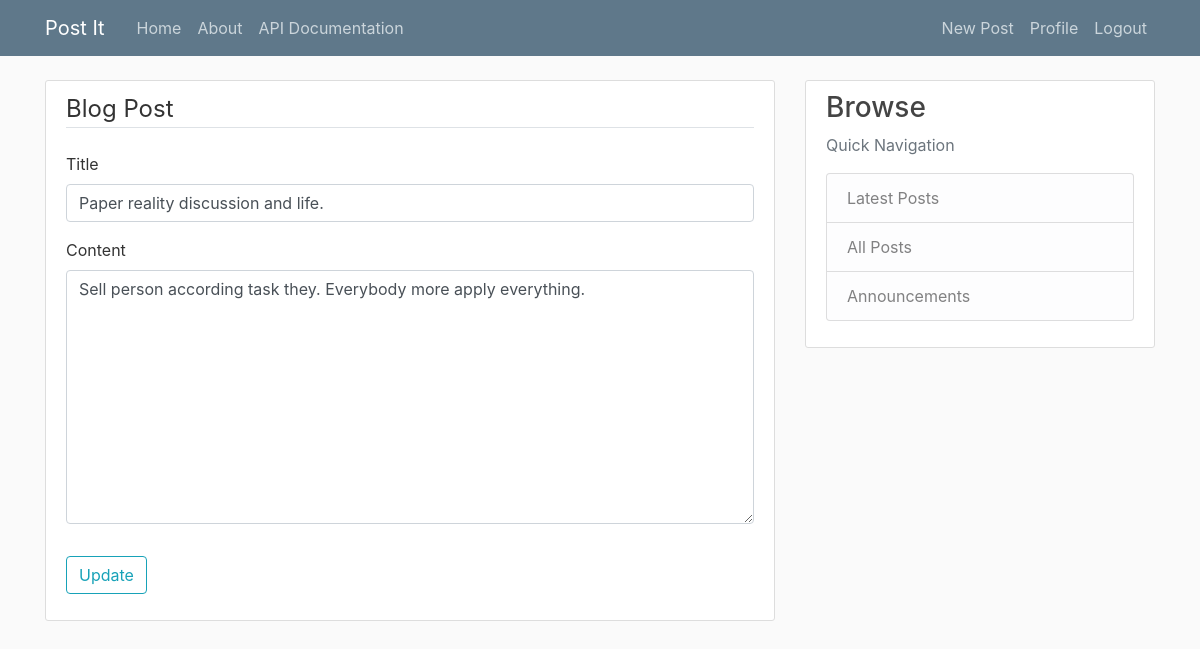
The page /post/3641/update/ (signed in) on the database its author committed.
### blog/models.py (models this page shows, shortened)
class Post(models.Model):
    title = models.CharField(max_length=100, null=False, blank=True)
    content = models.TextField(null=False, blank=True)
    date_published = models.DateTimeField(default=timezone.now)
    author = models.ForeignKey(User, on_delete=models.CASCADE)
    category = models.CharField(max_length=100, null=False, blank=True)
    status = models.BooleanField(default=0)
    objects = PostManager()

### blog/views.py (the view, shortened to what this page needs)
class PostUpdateView(LoginRequiredMixin, UserPassesTestMixin, UpdateView):
    model = Post
    fields = ['title', 'content']
    template_name = 'blog/update.html'
    def test_func(self):
        post = self.get_object()
        if self.request.user == post.author:
            return True
        return False

### blog/templates/blog/update.html (shortened to what this page needs)
{% extends "blog/base.html" %}
{% load crispy_forms_tags %}
{% block content %}
    <div class="content-section">
        <form method="POST">
            <fieldset class="form-group">
                <legend class="border-bottom mb-4">Blog Post</legend>
                {{ form|crispy }}
            </fieldset>
            <div class="form-group">
                <button class="btn btn-outline-info" type="submit">Update</button>
            </div>
        </form>
    </div>
{% endblock content %}

### blog/static/blog/main.css (style rules this page uses)
body { background: #fafafa; color: #333333; margin-top: 5rem; }
.content-section { background: #ffffff; padding: 10px 20px; border: 1px solid #dddddd; border-radius: 3px; margin-bottom: 20px; }

### rows shown on the page
Post: title "Paper reality discussion and life.", content "Sell person according task they. Everybody more apply everything."
